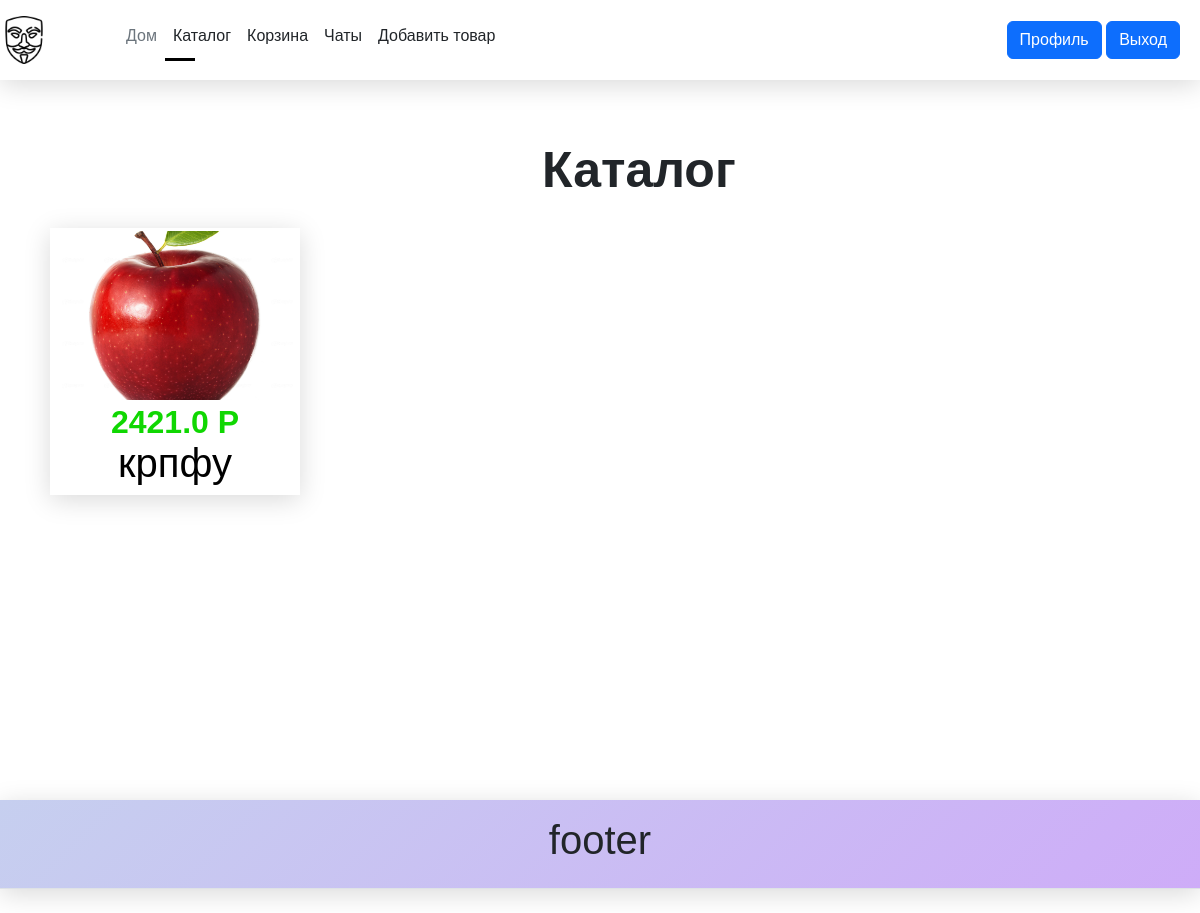
Page /user/shop (signed in) on the committed database.
### models/User.py (models this page shows)
class Item(db.Model):
    id = db.Column(db.Integer, primary_key=True)
    game = db.Column(db.String, nullable=False)
    category = db.Column(db.String, nullable=False)
    name = db.Column(db.String(100), nullable=False)
    price = db.Column(db.Float, nullable=False)
    description = db.Column(db.Text)
    image_url = db.Column(db.String(255))  # URL картинки
    delivery = db.Column(db.String(100))  # способ доставки
    creator_id = db.Column(db.Integer, db.ForeignKey('users.id'), nullable=False)  # ID создателя

### routes/User.py (the view)
@user_bp.route('/shop', methods=['POST', 'GET'])
def shop():
    bp_plus = url_for('static', filename='img/BP+.png')
    bp = url_for('static', filename='img/BP.png')
    gems170 = url_for('static', filename='img/170gems.png')
    gems30 = url_for('static', filename='img/30gems.png')
    gems80 = url_for('static', filename='img/80gems.png')
    gems360 = url_for('static', filename='img/360gems.png')
    gems950 = url_for('static', filename='img/950gems.png')
    gems2000 = url_for('static', filename='img/2000gems.png')
    items = Item.query.filter(Item.creator_id != current_user.id).all()
    users = Users.query.filter(Users.id != current_user.id).all()
    return render_template('shop.html', show_footer=True, show_header=True, bp_plus=bp_plus, bp=bp, gems170=gems170, gems30=gems30, gems80=gems80, gems950=gems950, gems360=gems360, gems2000=gems2000, items=items, users=users)

### __init__.py (called while the page is built)
@login_manager.user_loader
def load_user(user_id):
    try:
        print( Users.query.get(int(user_id)))
        return Users.query.get(int(user_id))
    except Exception as e:
        print(e)

### templates/shop.html (shortened to what this page needs)
{% extends 'base.html' %}
{% block body %}
<h1 style="margin-left: 45%; font-size: 50px; font-weight: bold; margin-top: 100px;">Каталог</h1>
<div class="shop" >
    <div class="container">
        {% for item in items %}
        {% if item.creator_id != users.id %}
        <a href="{{ url_for('user.item_info', item_id=item.id) }}" class="item-link">
            <div class="item">
                <div class="item-card">
                    <div class="square" id="item" style="background-image: url('{{ url_for('static', filename='img/' + item.image_url) }}');" alt="{{ item.name }}"></div>
                    <h2 class="price">{{ item.price }} Р</h2>
                    <h1 class="title">{{ item.name }}</h1>
                </div>
            </div>
        </a>
        {% endif %}
        {% endfor %}
    </div>
</div>
</div>
{% endblock %}

### static/css/main.css (style rules this page uses)
body { margin: 0; padding: 0; animation: gradientAnimation 15s ease infinite; }
*, *::before, *:after { box-sizing: border-box; }
.title { text-align: center; }
.item { position: relative; margin-bottom: 30px; min-height: 1px; float: left; -webkit-box-shadow: 0 5px 25px rgba(0, 0, 0, 0.15); box-shadow: 0 5px 25px rgb(0,0,0,0.15); -webkit-tap-highlight-color: transparent; -webkit-touch-callout: none; -webkit-user-select: none; -moz-user-select: none; -ms-user-select: none; user-select: none; }

### rows in the picture
Item: image_url (picture), price "2421.0", name "крпфу"
